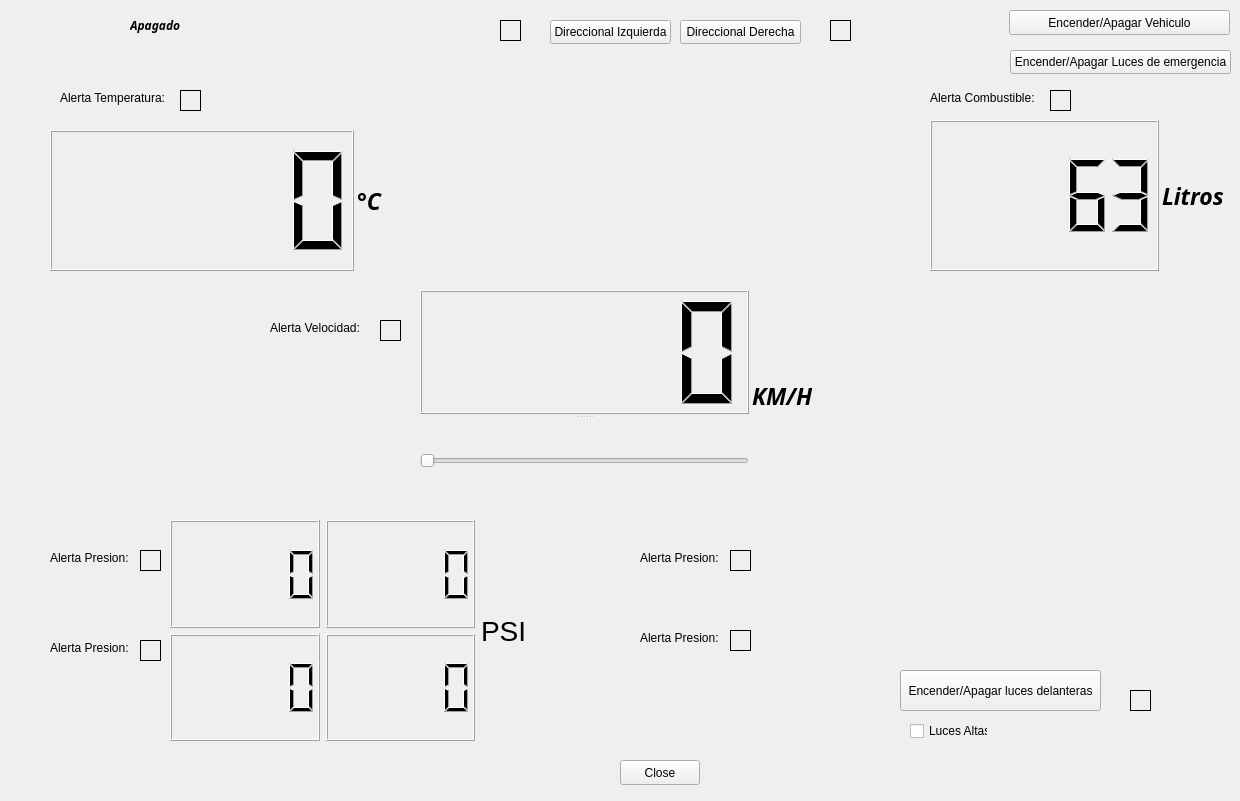
<?xml version="1.0" encoding="UTF-8"?>
<ui version="4.0">
 <class>Widget</class>
 <widget class="QWidget" name="Widget">
  <property name="geometry">
   <rect>
    <x>0</x>
    <y>0</y>
    <width>1240</width>
    <height>801</height>
   </rect>
  </property>
  <property name="windowTitle">
   <string>Widget</string>
  </property>
  <widget class="QPushButton" name="Cerrar">
   <property name="geometry">
    <rect>
     <x>620</x>
     <y>760</y>
     <width>80</width>
     <height>25</height>
    </rect>
   </property>
   <property name="text">
    <string>Close</string>
   </property>
  </widget>
  <widget class="QPushButton" name="Encender">
   <property name="geometry">
    <rect>
     <x>1009</x>
     <y>10</y>
     <width>221</width>
     <height>25</height>
    </rect>
   </property>
   <property name="text">
    <string>Encender/Apagar Vehiculo</string>
   </property>
  </widget>
  <widget class="QWidget" name="horizontalLayoutWidget">
   <property name="geometry">
    <rect>
     <x>420</x>
     <y>290</y>
     <width>661</width>
     <height>211</height>
    </rect>
   </property>
   <layout class="QHBoxLayout" name="Velocidad">
    <property name="spacing">
     <number>3</number>
    </property>
    <item>
     <widget class="QSplitter" name="splitter">
      <property name="orientation">
       <enum>Qt::Vertical</enum>
      </property>
      <property name="opaqueResize">
       <bool>true</bool>
      </property>
      <property name="handleWidth">
       <number>6</number>
      </property>
      <widget class="QLCDNumber" name="LCDVelocidad">
       <property name="minimumSize">
        <size>
         <width>25</width>
         <height>25</height>
        </size>
       </property>
       <property name="font">
        <font>
         <family>Gidugu</family>
         <italic>true</italic>
        </font>
       </property>
      </widget>
      <widget class="QSlider" name="SliderVelocidad">
       <property name="minimumSize">
        <size>
         <width>268</width>
         <height>15</height>
        </size>
       </property>
       <property name="maximum">
        <number>0</number>
       </property>
       <property name="value">
        <number>0</number>
       </property>
       <property name="orientation">
        <enum>Qt::Horizontal</enum>
       </property>
      </widget>
     </widget>
    </item>
    <item>
     <widget class="QLabel" name="VelocidadLabel">
      <property name="minimumSize">
       <size>
        <width>20</width>
        <height>23</height>
       </size>
      </property>
      <property name="font">
       <font>
        <family>Gidugu</family>
        <pointsize>17</pointsize>
        <italic>true</italic>
        <bold>true</bold>
       </font>
      </property>
      <property name="text">
       <string>KM/H</string>
      </property>
     </widget>
    </item>
   </layout>
  </widget>
  <widget class="QWidget" name="horizontalLayoutWidget_2">
   <property name="geometry">
    <rect>
     <x>50</x>
     <y>130</y>
     <width>611</width>
     <height>141</height>
    </rect>
   </property>
   <layout class="QHBoxLayout" name="Temperatura">
    <property name="spacing">
     <number>3</number>
    </property>
    <item>
     <widget class="QSplitter" name="splitter_2">
      <property name="orientation">
       <enum>Qt::Vertical</enum>
      </property>
      <property name="opaqueResize">
       <bool>true</bool>
      </property>
      <property name="handleWidth">
       <number>6</number>
      </property>
      <widget class="QLCDNumber" name="LCDTemperatura">
       <property name="minimumSize">
        <size>
         <width>25</width>
         <height>25</height>
        </size>
       </property>
       <property name="font">
        <font>
         <family>Gidugu</family>
         <italic>true</italic>
        </font>
       </property>
      </widget>
     </widget>
    </item>
    <item>
     <widget class="QLabel" name="TemperaturaLabel">
      <property name="minimumSize">
       <size>
        <width>20</width>
        <height>23</height>
       </size>
      </property>
      <property name="font">
       <font>
        <family>Gidugu</family>
        <pointsize>17</pointsize>
        <italic>true</italic>
        <bold>true</bold>
       </font>
      </property>
      <property name="text">
       <string>°C</string>
      </property>
     </widget>
    </item>
   </layout>
  </widget>
  <widget class="QWidget" name="horizontalLayoutWidget_3">
   <property name="geometry">
    <rect>
     <x>930</x>
     <y>120</y>
     <width>461</width>
     <height>151</height>
    </rect>
   </property>
   <layout class="QHBoxLayout" name="Gasolina">
    <property name="spacing">
     <number>3</number>
    </property>
    <item>
     <widget class="QSplitter" name="splitter_3">
      <property name="orientation">
       <enum>Qt::Vertical</enum>
      </property>
      <property name="opaqueResize">
       <bool>true</bool>
      </property>
      <property name="handleWidth">
       <number>6</number>
      </property>
      <widget class="QLCDNumber" name="LCDGasolina_2">
       <property name="minimumSize">
        <size>
         <width>25</width>
         <height>25</height>
        </size>
       </property>
       <property name="font">
        <font>
         <family>Gidugu</family>
         <italic>true</italic>
        </font>
       </property>
       <property name="value" stdset="0">
        <double>63.000000000000000</double>
       </property>
      </widget>
     </widget>
    </item>
    <item>
     <widget class="QLabel" name="GasolinaLabel">
      <property name="minimumSize">
       <size>
        <width>20</width>
        <height>23</height>
       </size>
      </property>
      <property name="font">
       <font>
        <family>Gidugu</family>
        <pointsize>17</pointsize>
        <italic>true</italic>
        <bold>true</bold>
       </font>
      </property>
      <property name="text">
       <string>Litros</string>
      </property>
     </widget>
    </item>
   </layout>
  </widget>
  <widget class="QWidget" name="horizontalLayoutWidget_5">
   <property name="geometry">
    <rect>
     <x>170</x>
     <y>520</y>
     <width>461</width>
     <height>221</height>
    </rect>
   </property>
   <layout class="QHBoxLayout" name="Presion_Neumaticos">
    <item>
     <layout class="QVBoxLayout" name="Neumaticos34">
      <item>
       <widget class="QLCDNumber" name="lcdNeumatico_4"/>
      </item>
      <item>
       <widget class="QLCDNumber" name="lcdNeumatico_3"/>
      </item>
     </layout>
    </item>
    <item>
     <layout class="QVBoxLayout" name="Neumaticos12">
      <item>
       <widget class="QLCDNumber" name="lcdNeumatico_1"/>
      </item>
      <item>
       <widget class="QLCDNumber" name="lcdNeumatico_2"/>
      </item>
     </layout>
    </item>
    <item>
     <widget class="QLabel" name="PresionLabel">
      <property name="font">
       <font>
        <pointsize>21</pointsize>
       </font>
      </property>
      <property name="text">
       <string>PSI</string>
      </property>
     </widget>
    </item>
   </layout>
  </widget>
  <widget class="QLabel" name="Encendido_Apagado">
   <property name="geometry">
    <rect>
     <x>130</x>
     <y>0</y>
     <width>161</width>
     <height>51</height>
    </rect>
   </property>
   <property name="font">
    <font>
     <family>Jamrul</family>
     <italic>true</italic>
     <bold>true</bold>
    </font>
   </property>
   <property name="text">
    <string>Apagado</string>
   </property>
  </widget>
  <widget class="QPushButton" name="pushButton">
   <property name="geometry">
    <rect>
     <x>550</x>
     <y>20</y>
     <width>121</width>
     <height>24</height>
    </rect>
   </property>
   <property name="text">
    <string>Direccional Izquierda</string>
   </property>
  </widget>
  <widget class="QPushButton" name="pushButton_2">
   <property name="geometry">
    <rect>
     <x>680</x>
     <y>20</y>
     <width>121</width>
     <height>24</height>
    </rect>
   </property>
   <property name="text">
    <string>Direccional Derecha</string>
   </property>
  </widget>
  <widget class="QLedLabel" name="widget" native="true">
   <property name="geometry">
    <rect>
     <x>500</x>
     <y>20</y>
     <width>51</width>
     <height>31</height>
    </rect>
   </property>
  </widget>
  <widget class="QLedLabel" name="widget_2" native="true">
   <property name="geometry">
    <rect>
     <x>830</x>
     <y>20</y>
     <width>51</width>
     <height>31</height>
    </rect>
   </property>
  </widget>
  <widget class="QLabel" name="label_2">
   <property name="geometry">
    <rect>
     <x>830</x>
     <y>20</y>
     <width>21</width>
     <height>21</height>
    </rect>
   </property>
   <property name="frameShape">
    <enum>QFrame::Box</enum>
   </property>
   <property name="text">
    <string/>
   </property>
   <property name="scaledContents">
    <bool>false</bool>
   </property>
  </widget>
  <widget class="QLabel" name="label">
   <property name="geometry">
    <rect>
     <x>500</x>
     <y>20</y>
     <width>21</width>
     <height>21</height>
    </rect>
   </property>
   <property name="frameShape">
    <enum>QFrame::Box</enum>
   </property>
   <property name="text">
    <string/>
   </property>
   <property name="scaledContents">
    <bool>false</bool>
   </property>
  </widget>
  <widget class="QPushButton" name="btn_LucesDelanteras">
   <property name="geometry">
    <rect>
     <x>900</x>
     <y>670</y>
     <width>201</width>
     <height>41</height>
    </rect>
   </property>
   <property name="text">
    <string>Encender/Apagar luces delanteras</string>
   </property>
  </widget>
  <widget class="QCheckBox" name="checkBox">
   <property name="geometry">
    <rect>
     <x>910</x>
     <y>720</y>
     <width>78</width>
     <height>22</height>
    </rect>
   </property>
   <property name="text">
    <string>Luces Altas</string>
   </property>
  </widget>
  <widget class="QLabel" name="label_3">
   <property name="geometry">
    <rect>
     <x>1130</x>
     <y>690</y>
     <width>21</width>
     <height>21</height>
    </rect>
   </property>
   <property name="frameShape">
    <enum>QFrame::Box</enum>
   </property>
   <property name="text">
    <string/>
   </property>
   <property name="scaledContents">
    <bool>false</bool>
   </property>
  </widget>
  <widget class="QLedLabel" name="widget_3" native="true">
   <property name="geometry">
    <rect>
     <x>1130</x>
     <y>690</y>
     <width>51</width>
     <height>31</height>
    </rect>
   </property>
  </widget>
  <widget class="QPushButton" name="btnLucesEmergencia">
   <property name="geometry">
    <rect>
     <x>1010</x>
     <y>50</y>
     <width>221</width>
     <height>24</height>
    </rect>
   </property>
   <property name="text">
    <string>Encender/Apagar Luces de emergencia</string>
   </property>
  </widget>
  <widget class="QLedLabel" name="widget_4" native="true">
   <property name="geometry">
    <rect>
     <x>180</x>
     <y>90</y>
     <width>51</width>
     <height>31</height>
    </rect>
   </property>
  </widget>
  <widget class="QLabel" name="label_4">
   <property name="geometry">
    <rect>
     <x>180</x>
     <y>90</y>
     <width>21</width>
     <height>21</height>
    </rect>
   </property>
   <property name="frameShape">
    <enum>QFrame::Box</enum>
   </property>
   <property name="text">
    <string/>
   </property>
   <property name="scaledContents">
    <bool>false</bool>
   </property>
  </widget>
  <widget class="QLedLabel" name="widget_5" native="true">
   <property name="geometry">
    <rect>
     <x>1050</x>
     <y>90</y>
     <width>51</width>
     <height>31</height>
    </rect>
   </property>
  </widget>
  <widget class="QLabel" name="label_5">
   <property name="geometry">
    <rect>
     <x>1050</x>
     <y>90</y>
     <width>21</width>
     <height>21</height>
    </rect>
   </property>
   <property name="frameShape">
    <enum>QFrame::Box</enum>
   </property>
   <property name="text">
    <string/>
   </property>
   <property name="scaledContents">
    <bool>false</bool>
   </property>
  </widget>
  <widget class="QLedLabel" name="widget_6" native="true">
   <property name="geometry">
    <rect>
     <x>380</x>
     <y>320</y>
     <width>51</width>
     <height>31</height>
    </rect>
   </property>
  </widget>
  <widget class="QLabel" name="label_6">
   <property name="geometry">
    <rect>
     <x>380</x>
     <y>320</y>
     <width>21</width>
     <height>21</height>
    </rect>
   </property>
   <property name="frameShape">
    <enum>QFrame::Box</enum>
   </property>
   <property name="text">
    <string/>
   </property>
   <property name="scaledContents">
    <bool>false</bool>
   </property>
  </widget>
  <widget class="QLedLabel" name="widget_7" native="true">
   <property name="geometry">
    <rect>
     <x>140</x>
     <y>550</y>
     <width>51</width>
     <height>31</height>
    </rect>
   </property>
  </widget>
  <widget class="QLabel" name="label_7">
   <property name="geometry">
    <rect>
     <x>140</x>
     <y>550</y>
     <width>21</width>
     <height>21</height>
    </rect>
   </property>
   <property name="frameShape">
    <enum>QFrame::Box</enum>
   </property>
   <property name="text">
    <string/>
   </property>
   <property name="scaledContents">
    <bool>false</bool>
   </property>
  </widget>
  <widget class="QLabel" name="label_8">
   <property name="geometry">
    <rect>
     <x>60</x>
     <y>90</y>
     <width>111</width>
     <height>16</height>
    </rect>
   </property>
   <property name="text">
    <string>Alerta Temperatura:</string>
   </property>
  </widget>
  <widget class="QLabel" name="label_9">
   <property name="geometry">
    <rect>
     <x>930</x>
     <y>90</y>
     <width>111</width>
     <height>16</height>
    </rect>
   </property>
   <property name="text">
    <string>Alerta Combustible:</string>
   </property>
  </widget>
  <widget class="QLabel" name="label_10">
   <property name="geometry">
    <rect>
     <x>270</x>
     <y>320</y>
     <width>91</width>
     <height>16</height>
    </rect>
   </property>
   <property name="text">
    <string>Alerta Velocidad:</string>
   </property>
  </widget>
  <widget class="QLabel" name="label_11">
   <property name="geometry">
    <rect>
     <x>50</x>
     <y>550</y>
     <width>81</width>
     <height>16</height>
    </rect>
   </property>
   <property name="text">
    <string>Alerta Presion:</string>
   </property>
  </widget>
  <widget class="QLedLabel" name="widget_8" native="true">
   <property name="geometry">
    <rect>
     <x>140</x>
     <y>640</y>
     <width>51</width>
     <height>31</height>
    </rect>
   </property>
  </widget>
  <widget class="QLabel" name="label_12">
   <property name="geometry">
    <rect>
     <x>140</x>
     <y>640</y>
     <width>21</width>
     <height>21</height>
    </rect>
   </property>
   <property name="frameShape">
    <enum>QFrame::Box</enum>
   </property>
   <property name="text">
    <string/>
   </property>
   <property name="scaledContents">
    <bool>false</bool>
   </property>
  </widget>
  <widget class="QLabel" name="label_13">
   <property name="geometry">
    <rect>
     <x>50</x>
     <y>640</y>
     <width>81</width>
     <height>16</height>
    </rect>
   </property>
   <property name="text">
    <string>Alerta Presion:</string>
   </property>
  </widget>
  <widget class="QLedLabel" name="widget_9" native="true">
   <property name="geometry">
    <rect>
     <x>730</x>
     <y>550</y>
     <width>51</width>
     <height>31</height>
    </rect>
   </property>
  </widget>
  <widget class="QLabel" name="label_14">
   <property name="geometry">
    <rect>
     <x>730</x>
     <y>550</y>
     <width>21</width>
     <height>21</height>
    </rect>
   </property>
   <property name="frameShape">
    <enum>QFrame::Box</enum>
   </property>
   <property name="text">
    <string/>
   </property>
   <property name="scaledContents">
    <bool>false</bool>
   </property>
  </widget>
  <widget class="QLabel" name="label_15">
   <property name="geometry">
    <rect>
     <x>640</x>
     <y>550</y>
     <width>81</width>
     <height>16</height>
    </rect>
   </property>
   <property name="text">
    <string>Alerta Presion:</string>
   </property>
  </widget>
  <widget class="QLabel" name="label_16">
   <property name="geometry">
    <rect>
     <x>730</x>
     <y>630</y>
     <width>21</width>
     <height>21</height>
    </rect>
   </property>
   <property name="frameShape">
    <enum>QFrame::Box</enum>
   </property>
   <property name="text">
    <string/>
   </property>
   <property name="scaledContents">
    <bool>false</bool>
   </property>
  </widget>
  <widget class="QLabel" name="label_17">
   <property name="geometry">
    <rect>
     <x>640</x>
     <y>630</y>
     <width>81</width>
     <height>16</height>
    </rect>
   </property>
   <property name="text">
    <string>Alerta Presion:</string>
   </property>
  </widget>
  <widget class="QLedLabel" name="widget_10" native="true">
   <property name="geometry">
    <rect>
     <x>730</x>
     <y>630</y>
     <width>51</width>
     <height>31</height>
    </rect>
   </property>
  </widget>
 </widget>
 <customwidgets>
  <customwidget>
   <class>QLedLabel</class>
   <extends>QWidget</extends>
   <header>QLedLabel</header>
   <container>1</container>
  </customwidget>
 </customwidgets>
 <resources/>
 <connections>
  <connection>
   <sender>Cerrar</sender>
   <signal>clicked()</signal>
   <receiver>Widget</receiver>
   <slot>close()</slot>
   <hints>
    <hint type="sourcelabel">
     <x>539</x>
     <y>640</y>
    </hint>
    <hint type="destinationlabel">
     <x>650</x>
     <y>447</y>
    </hint>
   </hints>
  </connection>
  <connection>
   <sender>SliderVelocidad</sender>
   <signal>valueChanged(int)</signal>
   <receiver>LCDVelocidad</receiver>
   <slot>display(int)</slot>
   <hints>
    <hint type="sourcelabel">
     <x>554</x>
     <y>459</y>
    </hint>
    <hint type="destinationlabel">
     <x>537</x>
     <y>292</y>
    </hint>
   </hints>
  </connection>
 </connections>
</ui>
